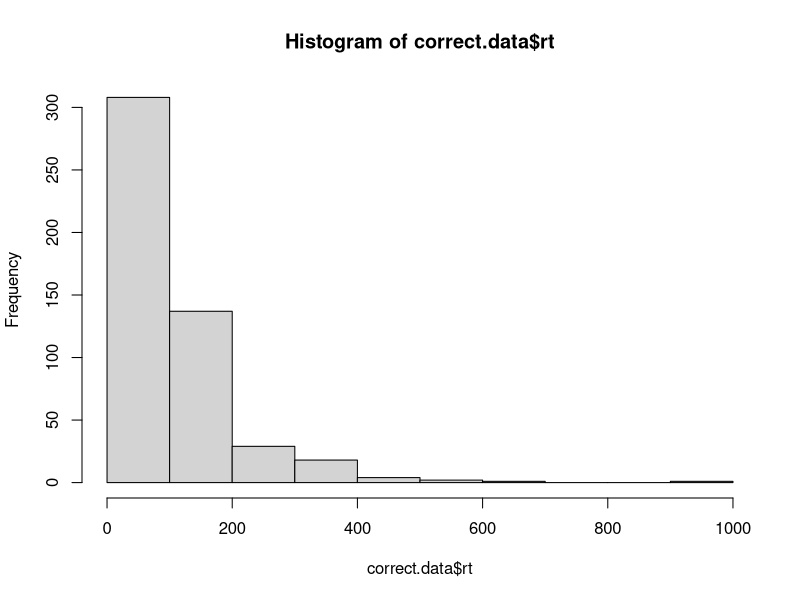
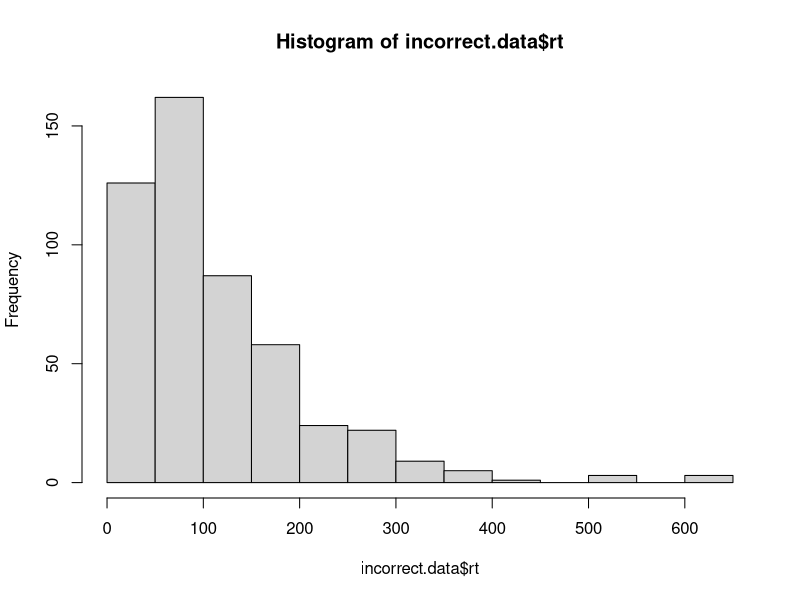

These charts were generated, in order, by the following R code:
# implement the model by filling in the function below
# the model should return a data frame with two columns: correct and rt
# the correct column should be TRUE or FALSE, and rt should contain the
# number of steps it took to reach the criterion.

# note that the function takes four arguments:
# samples is the number of samples to draw from the model
# drift is the drift rate (default value is 0)
# sdrw is the variability in the drift rate (default value is 0.3)
# criterion is the threshold for a response (default value is 3)

ev <- numeric()
rt.array <- numeric()
accuracy.array <- numeric()
count=1

random.walk.model <-
  function(samples,
           drift = 0,
           sdrw = 0.3,
           criterion = 3) {
    for (i in 1: samples){
      ev = cumsum(c(0, rnorm(1000, drift, sdrw)))
      for (i in 1:1000) {
        if (abs(ev[i]) >= criterion) {
          break
        }
      }
      rt.array[count] = i
      if (sign(ev[i]) == 1) {
        accuracy.array[count] = TRUE
      } else{
        accuracy.array[count] = FALSE
      }
      count = count + 1
      }
    output <- data.frame(correct = accuracy.array,
                     rt = rt.array)
    return(output)
}
  
# test the model ####

# if the model is working correctly, then the line below should generate a data frame with 
# 1000 samples and about half of the samples should be correct. the average rt will probably
# be around 112, but might vary from that by a bit.

initial.test <- random.walk.model(1000)
sum(initial.test$correct) / length(initial.test$correct) # should be close to 0.5
mean(initial.test$rt) # should be about 112

# visualize the RT distributions ####

# we can use dplyr to filter the data and visualize the correct and incorrect RT distributions

library(dplyr)

correct.data <- initial.test %>% filter(correct==TRUE)
incorrect.data <- initial.test %>% filter(correct==FALSE)
hist(correct.data$rt)
hist(incorrect.data$rt)

